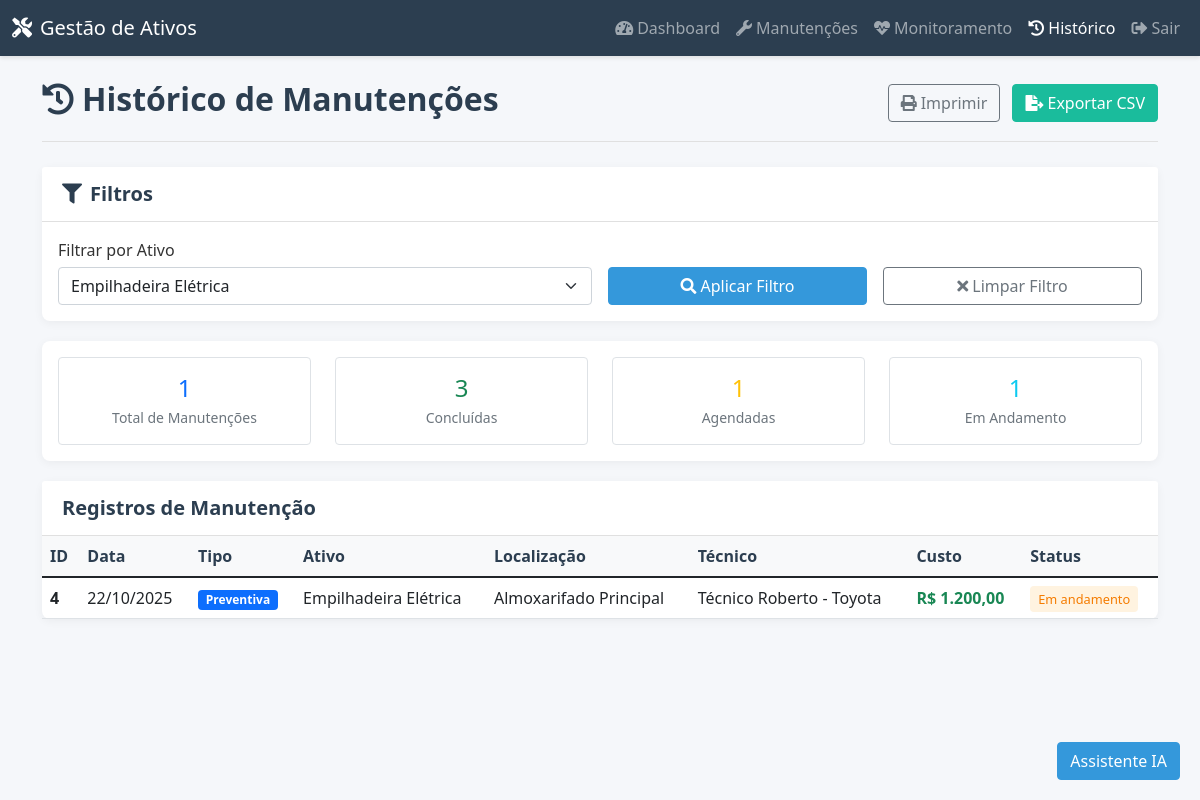
Page /views/historico/index.php?ativo_id=6 (signed in) on the committed database.
### tables this page shows
CREATE TABLE `manutencoes` (
  `id` int(11) NOT NULL,
  `ativo_id` int(11) DEFAULT NULL,
  `tipo` enum('preventiva','corretiva') NOT NULL,
  `data_manutencao` date NOT NULL,
  `data_proxima` date DEFAULT NULL,
  `responsavel_tecnico` varchar(100) DEFAULT NULL,
  `custo` decimal(10,2) DEFAULT NULL,
  `descricao` text DEFAULT NULL,
  `status` enum('agendada','em_andamento','concluida','cancelada') NOT NULL,
  `created_at` timestamp NOT NULL DEFAULT current_timestamp(),
  `localizacao_id` int(11) DEFAULT NULL
);

### views/historico/index.php (the view, shortened to what this page needs)
<?php
$dbHost = '127.0.0.1';
$dbUser = 'root';
$dbPass = '';
$dbName = 'gestao_ativos';
$mysqli = new mysqli($dbHost, $dbUser, $dbPass, $dbName);
$page = max(1, (int)($_GET['page'] ?? 1));
$limit = 25;
$offset = ($page - 1) * $limit;
$ativos = [];
$resAt = $mysqli->query("SELECT id, nome FROM ativos ORDER BY nome");
if ($resAt) {
	while ($r = $resAt->fetch_assoc()) $ativos[] = $r;
}
$ativo_id = isset($_GET['ativo_id']) && $_GET['ativo_id'] !== '' ? (int)$_GET['ativo_id'] : null;
$manutencoes = [];
if ($ativo_id) {
	$stmt = $mysqli->prepare("SELECT m.id, m.data_manutencao, m.tipo, COALESCE(a.nome,'-') AS ativo, COALESCE(l.descricao,'-') AS localizacao, m.responsavel_tecnico, m.custo, m.descricao, m.status
								FROM manutencoes m
								LEFT JOIN ativos a ON m.ativo_id = a.id
								LEFT JOIN localizacoes l ON m.localizacao_id = l.id
								WHERE m.ativo_id = ?
								ORDER BY m.data_manutencao DESC, m.created_at DESC
								LIMIT ? OFFSET ?");
	$stmt->bind_param("iii", $ativo_id, $limit, $offset);
	$stmt->execute();
	$res = $stmt->get_result();
}
if ($res) {
	while ($r = $res->fetch_assoc()) $manutencoes[] = $r;
}
if ($ativo_id) {
	$stmtT = $mysqli->prepare("SELECT COUNT(*) AS total FROM manutencoes WHERE ativo_id = ?");
	$stmtT->bind_param("i", $ativo_id);
	$stmtT->execute();
	$total = $stmtT->get_result()->fetch_assoc()['total'];
} else {
	$totalRes = $mysqli->query("SELECT COUNT(*) AS total FROM manutencoes");
	$total = $totalRes ? (int)$totalRes->fetch_assoc()['total'] : 0;
}
?>
<!DOCTYPE html>
<html lang="pt-br">
<head>
	<link href="https://cdn.jsdelivr.net/npm/bootstrap@5.1.3/dist/css/bootstrap.min.css" rel="stylesheet">
	<link rel="stylesheet" href="https://cdnjs.cloudflare.com/ajax/libs/font-awesome/5.15.4/css/all.min.css">
</head>
<body>
<nav class="navbar navbar-expand-lg navbar-dark no-print">
	<div class="container-fluid">
		<a class="navbar-brand" href="../dashboard/index.php">
			<i class="fas fa-tools me-2"></i>Gestão de Ativos
		</a>
		<div class="navbar-nav">
			<a class="nav-link" href="../dashboard/index.php">
				<i class="fas fa-tachometer-alt me-1"></i>Dashboard
			</a>
			<a class="nav-link" href="../manutencao/index.php">
				<i class="fas fa-wrench me-1"></i>Manutenções
			</a>
			<a class="nav-link" href="../monitoramento/index.php">
				<i class="fas fa-heartbeat me-1"></i>Monitoramento
			</a>
			<a class="nav-link active" href="index.php">
				<i class="fas fa-history me-1"></i>Histórico
			</a>
			<a class="nav-link" href="../auth/logout.php">
				<i class="fas fa-sign-out-alt me-1"></i>Sair
			</a>
		</div>
	</div>
</nav>
<div class="container mt-4">
	<div class="page-title">
		<div class="d-flex justify-content-between align-items-center">
			<h2><i class="fas fa-history me-2"></i>Histórico de Manutenções</h2>
			<div class="no-print">
				<button class="btn btn-outline-secondary me-2" onclick="window.print()">
					<i class="fas fa-print me-1"></i>Imprimir
				</button>
				<a href="index.php?export=csv<?= $ativo_id ? '&ativo_id=' . $ativo_id : '' ?>" class="btn btn-success">
					<i class="fas fa-file-export me-1"></i>Exportar CSV
				</a>
			</div>
		</div>
	</div>
	<div class="card no-print">
		<div class="card-header">
			<h5 class="mb-0"><i class="fas fa-filter me-2"></i>Filtros</h5>
		</div>
		<div class="card-body">
			<form method="GET" class="row g-3 align-items-end">
				<div class="col-md-6">
					<label for="ativo_id" class="form-label">Filtrar por Ativo</label>
					<select id="ativo_id" name="ativo_id" class="form-select">
						<?php foreach ($ativos as $a): ?>
							<option value="<?= htmlspecialchars($a['id']) ?>" <?= $ativo_id == $a['id'] ? 'selected' : '' ?>>
								<?= htmlspecialchars($a['nome']) ?>
							</option>
						<?php endforeach; ?>
					</select>
				</div>
				<div class="col-md-3">
					<button type="submit" class="btn btn-primary w-100">
						<i class="fas fa-search me-1"></i>Aplicar Filtro
					</button>
				</div>
				<div class="col-md-3">
					<a href="index.php" class="btn btn-outline-secondary w-100">
						<i class="fas fa-times me-1"></i>Limpar Filtro
					</a>
				</div>
			</form>
		</div>
	</div>
	<div class="card no-print">
		<div class="card-body">
			<div class="row text-center">
				<div class="col-md-3">
					<div class="border rounded p-3">
						<div class="h4 text-primary mb-1"><?= $total ?></div>
						<div class="text-muted small">Total de Manutenções</div>
					</div>
				</div>
				<div class="col-md-3">
					<div class="border rounded p-3">
						<div class="h4 text-success mb-1">
							<?php
							$resConcluidas = $mysqli->query("SELECT COUNT(*) AS total FROM manutencoes WHERE status = 'concluida'");
							$concluidas = $resConcluidas ? $resConcluidas->fetch_assoc()['total'] : 0;
							echo $concluidas;
							?>
						</div>
						<div class="text-muted small">Concluídas</div>
					</div>
				</div>
				<div class="col-md-3">
					<div class="border rounded p-3">
						<div class="h4 text-warning mb-1">
							<?php
							$resAgendadas = $mysqli->query("SELECT COUNT(*) AS total FROM manutencoes WHERE status = 'agendada'");
							$agendadas = $resAgendadas ? $resAgendadas->fetch_assoc()['total'] : 0;
							echo $agendadas;
							?>
						</div>
						<div class="text-muted small">Agendadas</div>
					</div>
				</div>
				<div class="col-md-3">
					<div class="border rounded p-3">
						<div class="h4 text-info mb-1">
							<?php
							$resAndamento = $mysqli->query("SELECT COUNT(*) AS total FROM manutencoes WHERE status = 'em_andamento'");
							$andamento = $resAndamento ? $resAndamento->fetch_assoc()['total'] : 0;
							echo $andamento;
							?>
						</div>
						<div class="text-muted small">Em Andamento</div>
					</div>
				</div>
			</div>
		</div>
	</div>
	<div class="card">
		<div class="card-header">
			<h5 class="mb-0">Registros de Manutenção</h5>
		</div>
		<div class="card-body p-0">
			<div class="table-responsive">
				<table class="table table-hover mb-0" role="table" aria-label="Tabela histórico de manutenções">
					<thead>
						<tr>
							<th scope="col">ID</th>
							<th scope="col">Data</th>
							<th scope="col">Tipo</th>
							<th scope="col">Ativo</th>
							<th scope="col">Localização</th>
							<th scope="col">Técnico</th>
							<th scope="col">Custo</th>
							<th scope="col">Status</th>
						</tr>
					</thead>
					<tbody>
						<?php if (empty($manutencoes)): ?>
							<tr>
								<td colspan="8" class="text-center py-4">
									<i class="fas fa-inbox fa-2x text-muted mb-2"></i>
									<p class="text-muted mb-0">Nenhuma manutenção encontrada.</p>
								</td>
							</tr>
						<?php else: ?>
							<?php foreach ($manutencoes as $m): ?>
								<tr>
									<td class="fw-bold"><?= htmlspecialchars($m['id']) ?></td>
									<td><?= date('d/m/Y', strtotime($m['data_manutencao'])) ?></td>
									<td>
										<span class="badge <?= $m['tipo'] === 'preventiva' ? 'bg-primary' : 'bg-warning' ?>">
											<?= htmlspecialchars(ucfirst($m['tipo'])) ?>
										</span>
									</td>
									<td><?= htmlspecialchars($m['ativo']) ?></td>
									<td><?= htmlspecialchars($m['localizacao']) ?></td>
									<td><?= htmlspecialchars($m['responsavel_tecnico']) ?></td>
									<td class="fw-bold <?= $m['custo'] > 0 ? 'text-success' : 'text-muted' ?>">
										<?= $m['custo'] !== null ? 'R$ ' . number_format((float)$m['custo'],2,',','.') : '—' ?>
									</td>
									<td>
										<span class="status-badge status-<?= $m['status'] ?>">
											<?= htmlspecialchars(ucfirst(str_replace('_',' ',$m['status']))) ?>
										</span>
									</td>
								</tr>
							<?php endforeach; ?>
						<?php endif; ?>
					</tbody>
				</table>
			</div>
		</div>
	</div>
</div>
<?php include __DIR__ . '/../includes/chatbot.php'; ?>
</body>
</html>

### views/historico/index.php (style rules this page uses)
:root { --primary-color: #2c3e50; --secondary-color: #3498db; --accent-color: #1abc9c; --light-gray: #f8f9fa; --border-color: #e0e0e0; }
body { background-color: #f5f7fa; font-family: 'Segoe UI', Tahoma, Geneva, Verdana, sans-serif; color: #333; }
.navbar { background-color: var(--primary-color) !important; box-shadow: 0 2px 4px rgba(0,0,0,0.1); }
.card { border: none; border-radius: 8px; box-shadow: 0 2px 10px rgba(0,0,0,0.05); margin-bottom: 20px; }
.card-header { background-color: white; border-bottom: 1px solid var(--border-color); font-weight: 600; padding: 15px 20px; }
h2, h5, h6 { color: var(--primary-color); font-weight: 600; }
.btn-primary { background-color: var(--secondary-color); border-color: var(--secondary-color); }
.btn-success { background-color: var(--accent-color); border-color: var(--accent-color); }
.table th { border-top: none; font-weight: 600; color: var(--primary-color); background-color: var(--light-gray); }
.table td { vertical-align: middle; }
.form-label { font-weight: 500; margin-bottom: 5px; }
.page-title { border-bottom: 1px solid var(--border-color); padding-bottom: 15px; margin-bottom: 25px; }
.status-badge { padding: 4px 8px; border-radius: 4px; font-size: 0.8rem; font-weight: 500; }
.status-em_andamento { background-color: #fff3e0; color: #f57c00; }

### rows in the picture
manutencoes: id "4", data_manutencao "22/10/2025", tipo "Preventiva", ativo "Empilhadeira Elétrica", localizacao "Almoxarifado Principal", responsavel_tecnico "Técnico Roberto - Toyota", custo "1.200,00", status "Em andamento"

### other values in the picture
$total "1"
$concluidas "3"
$agendadas "1"
$andamento "1"
form field ativo_id "Empilhadeira Elétrica"
